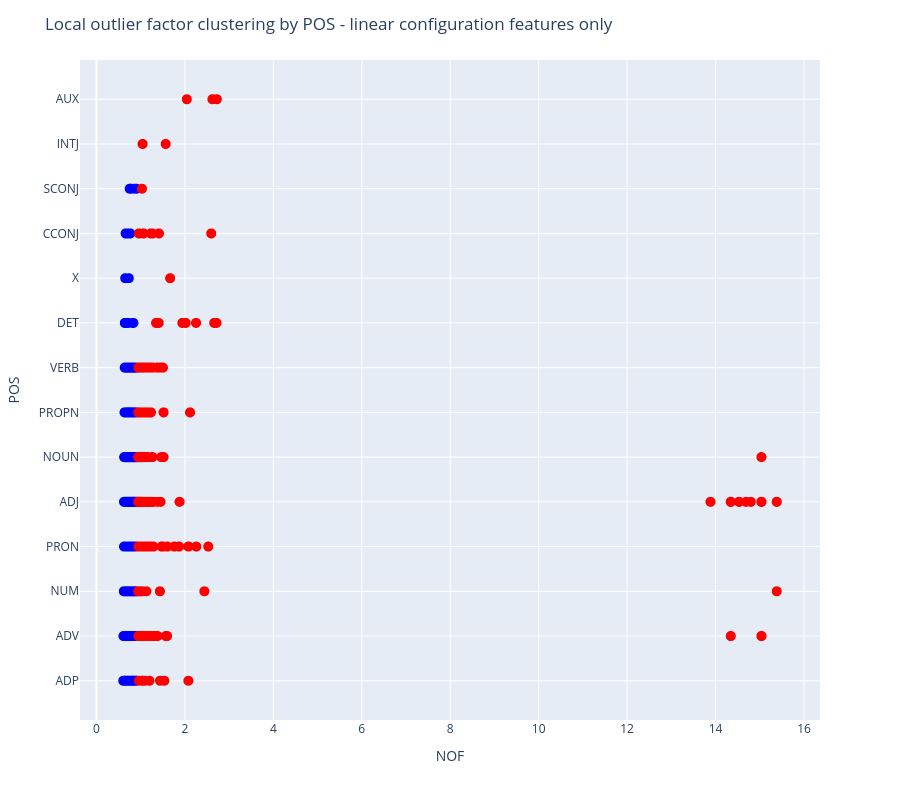

Notebook code for this chart:
### Code cell
import plotly.express as px
# Sort the DataFrame by Score
data = []
for pos, words in score_pos_elements.items():
    for word, score in words:
        log_score = np.log1p(abs(score))
        status = 'Outlier' if word in outlier_pos_elements.get(pos, []) else 'Inlier'
        color = 'red' if status == 'Outlier' else 'blue'
        data.append({'POS': pos, 'Word': word, 'NOF': log_score, 'Status': status, 'Color': color})

df = pd.DataFrame(data)

df = df.sort_values(by="NOF")

# Add a color column based on the Outlier status
df['Color'] = df['Status'].apply(lambda x: 'blue' if x == 'Inlier' else 'red')

# Create the scatter plot
fig = px.scatter(
    df,
    x="NOF",
    y="POS",
    color="Color",  # Use the color column for coloring
    hover_data={"Color": False, "NOF": True, "Word": True},  # Show Complete_feature on hover
    color_discrete_map={"blue": "blue", "red": "red"}  # Map colors explicitly
)

# Update layout for better visualization
fig.update_traces(marker=dict(size=10))  # Adjust marker size
fig.update_layout(
    title="Local outlier factor clustering by POS - linear configuration features only",
    xaxis_title="NOF",
    yaxis_title="POS",
    height=800,  # Set the height of the plot
    showlegend=False  # Hide legend since colors are self-explanatory
)

# Show the plot
fig.show()

### Figure 1 — Plotly figure (JSON) as saved in the notebook; plotly's stock layout.template omitted (floating-point values rounded to 4 significant figures; data arrays with more than 128 entries replaced by an {"elided": "..."} marker saying what was removed)
{"data": [{"customdata": {"elided": "2680x2 str values"}, "hovertemplate": "NOF=%{x}<br>POS=%{y}<br>Word=%{customdata[1]}<extra></extra>", "legendgroup": "blue", "marker": {"color": "blue", "size": 10, "symbol": "circle"}, "mode": "markers", "name": "blue", "showlegend": true, "type": "scattergl", "x": {"elided": "2680 float values"}, "xaxis": "x", "y": {"elided": "2680 str values"}, "yaxis": "y"}, {"customdata": {"elided": "298x2 str values"}, "hovertemplate": "NOF=%{x}<br>POS=%{y}<br>Word=%{customdata[1]}<extra></extra>", "legendgroup": "red", "marker": {"color": "red", "size": 10, "symbol": "circle"}, "mode": "markers", "name": "red", "showlegend": true, "type": "scattergl", "x": {"elided": "298 float values"}, "xaxis": "x", "y": {"elided": "298 str values"}, "yaxis": "y"}], "layout": {"height": 800, "legend": {"title": {"text": "Color"}, "tracegroupgap": 0}, "margin": {"t": 60}, "showlegend": false, "title": {"text": "Local outlier factor clustering by POS - linear configuration features only"}, "xaxis": {"anchor": "y", "domain": [0, 1], "title": {"text": "NOF"}}, "yaxis": {"anchor": "x", "domain": [0, 1], "title": {"text": "POS"}}}}
